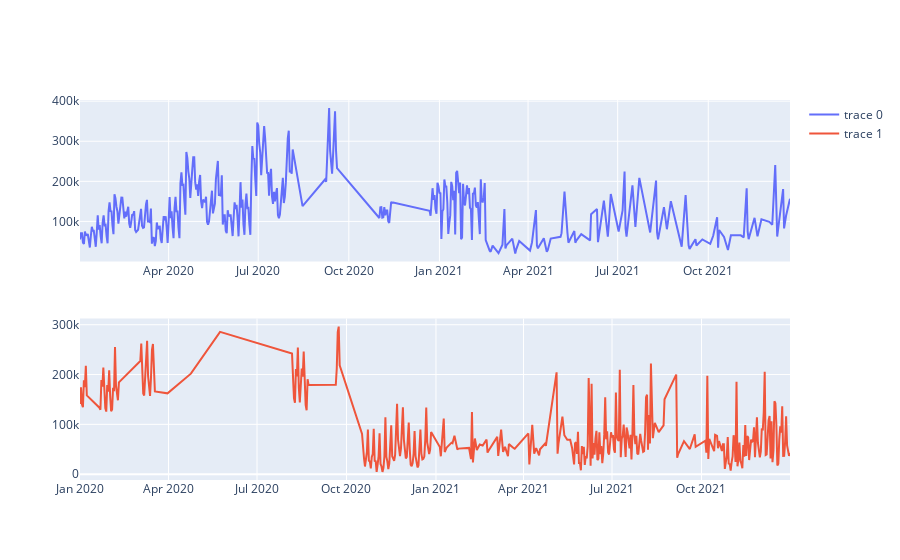

This figure's notebook cell:
### Code cell
fig = make_subplots(rows = 2, cols= 1)

fig.append_trace(go.Line(x = west["Invoice Date"], y = west["Total Sales"]), row = 1, col = 1)

fig.append_trace(go.Line(x = locker["Invoice Date"], y = locker["Total Sales"]), row = 2, col = 1)

fig.show()

### Figure 1 — Plotly figure (JSON) as saved in the notebook; plotly's stock layout.template omitted (floating-point values rounded to 4 significant figures; data arrays with more than 128 entries replaced by an {"elided": "..."} marker saying what was removed)
{"data": [{"type": "scatter", "x": {"elided": "388 str values"}, "xaxis": "x", "y": {"elided": "388 float values"}, "yaxis": "y"}, {"type": "scatter", "x": {"elided": "364 str values"}, "xaxis": "x2", "y": {"elided": "364 float values"}, "yaxis": "y2"}], "layout": {"xaxis": {"anchor": "y", "domain": [0, 1]}, "xaxis2": {"anchor": "y2", "domain": [0, 1]}, "yaxis": {"anchor": "x", "domain": [0.575, 1]}, "yaxis2": {"anchor": "x2", "domain": [0, 0.425]}}}
